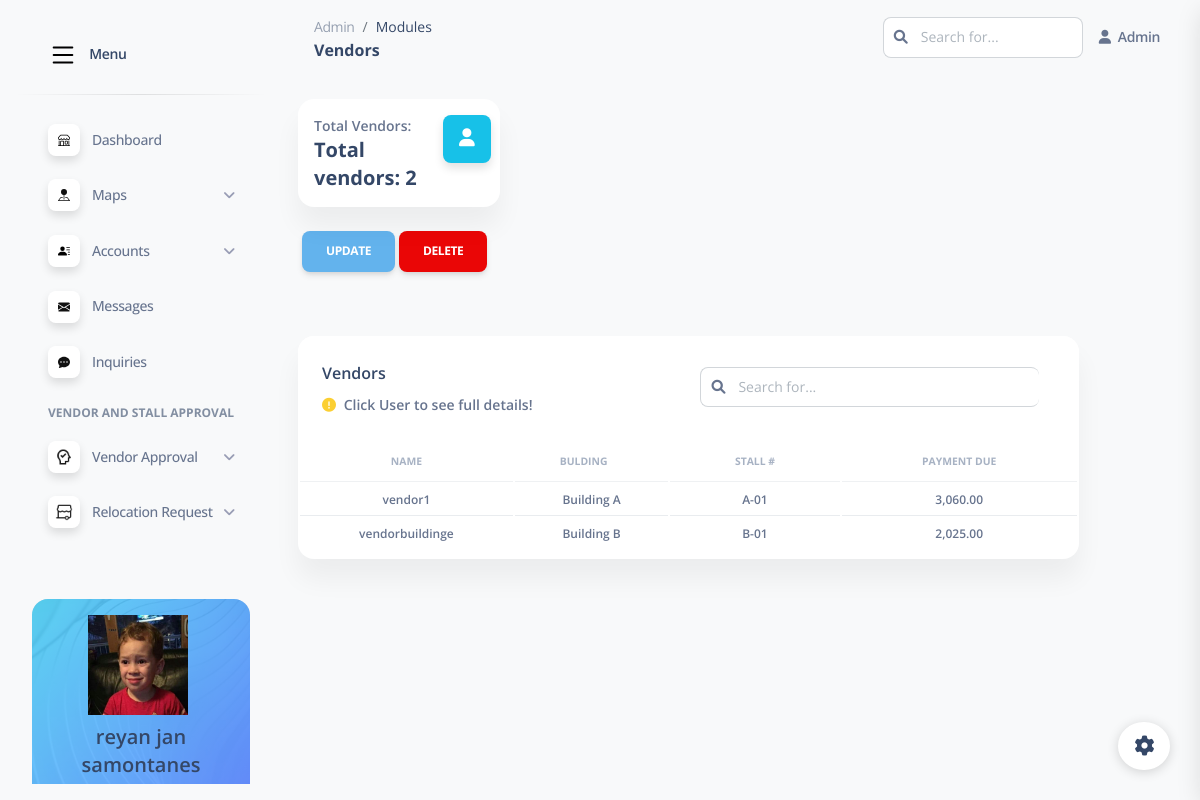
Page /AMvendor.php (signed in) on the committed database.
### tables this page shows
CREATE TABLE `users` (
  `id` int(11) NOT NULL,
  `username` varchar(50) NOT NULL,
  `password` varchar(50) NOT NULL,
  `first_name` varchar(255) NOT NULL,
  `middle_name` varchar(255) NOT NULL,
  `last_name` varchar(255) NOT NULL,
  `age` int(11) DEFAULT NULL,
  `address` varchar(255) DEFAULT NULL,
  `email_add` varchar(255) DEFAULT NULL,
  `contact_no` bigint(20) DEFAULT NULL,
  `user_type` enum('ADMIN','CASHIER','DOCUMENT_HANDLER','CUSTOMER_SERVICE') NOT NULL,
  `picture_profile` varchar(255) DEFAULT NULL
);

### AMvendor.php (the view, shortened to what this page needs)
<?php
$user_id = $_SESSION['id'];
include('database_config.php');
$conn = new mysqli($db_host, $db_user, $db_password, $db_name);
$sql = "SELECT * FROM users WHERE id = ?";
$stmt = $conn->prepare($sql);
$stmt->bind_param("i", $user_id);
$stmt->execute();
$result = $stmt->get_result();
$user = $result->fetch_assoc();
?>
<!DOCTYPE html>
<html lang="en">
<head>
  <link href="assets2/css/nucleo-icons.css" rel="stylesheet" />
  <link href="assets2/css/nucleo-svg.css" rel="stylesheet" />
  <link href="assets2/css/nucleo-svg.css" rel="stylesheet" />
  <link id="pagestyle" href="assets2/css/soft-ui-dashboard.css?v=1.0.7" rel="stylesheet" />
  <link rel="stylesheet" href="https://cdnjs.cloudflare.com/ajax/libs/font-awesome/6.0.0-beta3/css/all.min.css">
</head>
<body class="g-sidenav-show  bg-gray-100">
  <aside class="sidenav navbar navbar-vertical navbar-expand-xs border-0 border-radius-xl my-3 fixed-start ms-3 "
    id="sidenav-main">
    <div class="sidenav-header">
      <a class="navbar-brand m-0" href="#" target="_blank">
        <span class="ms-2 font-weight-bold">Menu</span>
      </a>
    </div>
    <hr class="horizontal dark mt-0">
    <div class="collapse navbar-collapse  w-auto " id="sidenav-collapse-main">
      <ul class="navbar-nav">
        <li class="nav-item">
          <a class="nav-link " href="Admin.php">
            <div
              class="icon icon-shape icon-sm shadow border-radius-md bg-white text-center me-2 d-flex align-items-center justify-content-center">
            </div>
            <span class="nav-link-text ms-1">Dashboard</span>
          </a>
        </li>
        <li class="nav-item">
          <a class="nav-link collapsed" href="#" data-bs-toggle="collapse" data-bs-target="#collapseMaps"
            aria-expanded="false" aria-controls="collapseMaps">
            <div
              class="icon icon-shape icon-sm shadow border-radius-md bg-white text-center me-2 d-flex align-items-center justify-content-center">
            </div>
            <span class="nav-link-text ms-1">Maps</span>
          </a>
        </li>
        <li class="nav-item">
          <a class="nav-link collapsed" href="#" data-bs-toggle="collapse" data-bs-target="#collapseAccounts"
            aria-expanded="false" aria-controls="collapseAccounts">
            <div
              class="icon icon-shape icon-sm shadow border-radius-md bg-white text-center me-2 d-flex align-items-center justify-content-center">
            </div>
            <span class="nav-link-text ms-1">Accounts</span>
          </a>
        </li>
        <li class="nav-item">
          <a class="nav-link " href="AMmessages.php">
            <div
              class="icon icon-shape icon-sm shadow border-radius-md bg-white text-center me-2 d-flex align-items-center justify-content-center">
            </div>
            <span class="nav-link-text ms-1">Messages</span>
          </a>
        </li>
        <li class="nav-item">
          <a class="nav-link " href="AMinquiries.php">
            <div
              class="icon icon-shape icon-sm shadow border-radius-md bg-white text-center me-2 d-flex align-items-center justify-content-center">
            </div>
            <span class="nav-link-text ms-1">Inquiries</span>
          </a>
        </li>
        <li class="nav-item mt-3">
          <h6 class="ps-4 ms-2 text-uppercase text-xs font-weight-bolder opacity-6">Vendor and Stall Approval</h6>
        </li>
        <li class="nav-item">
          <a class="nav-link collapsed" href="#" data-bs-toggle="collapse" data-bs-target="#collapseVendorApproval"
            aria-expanded="false" aria-controls="collapseVendorApproval">
            <div
              class="icon icon-shape icon-sm shadow border-radius-md bg-white text-center me-2 d-flex align-items-center justify-content-center">
              <img src="image/icons/icons8-approve-48.png" alt="approveicon" width="18px" height="18px">
            </div>
            <span class="nav-link-text ms-1">Vendor Approval</span>
          </a>
        </li>
        <li class="nav-item">
          <a class="nav-link collapsed" href="#" data-bs-toggle="collapse" data-bs-target="#collapseRelRequest"
            aria-expanded="false" aria-controls="collapseRelRequest">
            <div
              class="icon icon-shape icon-sm shadow border-radius-md bg-white text-center me-2 d-flex align-items-center justify-content-center">
              <img src="image/icons/icons8-kiosk-on-wheels-48.png" alt="relocationimg" width="18px" height="18px">
            </div>
            <span class="nav-link-text ms-1">Relocation Request</span>
          </a>
        </li>
      </ul>
    </div>
    <div class="sidenav-footer mx-3 mt-5">
      <div class="card card-background shadow-none card-background-mask-info" id="sidenavCard">
        <div class="card-body text-start p-3 w-100">
          <?php
          $profilePicture = !empty($user['picture_profile']) ? $user['picture_profile'] : 'image/profile.jpg';
          ?>
          <img src="<?php echo htmlspecialchars($profilePicture); ?>" class="img-fluid" alt="Admin Profile Picture"
            style="min-width: 20px; min-height: 20px; height: 100px; width: 100px; margin-left: 40px;">
          <h5 class="text-center mt-2">
            <?php echo htmlspecialchars($user['first_name']) . ' ' . htmlspecialchars($user['middle_name']) . ' ' . htmlspecialchars($user['last_name']); ?>
          </h5>
        </div>
      </div>
    </div>
  </aside>
  <main class="main-content position-relative max-height-vh-100 h-100 border-radius-lg ">
    <nav class="navbar navbar-main navbar-expand-lg px-0 mx-4 shadow-none border-radius-xl" id="navbarBlur"
      navbar-scroll="true">
      <div class="container-fluid py-1 px-3">
        <nav aria-label="breadcrumb">
          <ol class="breadcrumb bg-transparent mb-0 pb-0 pt-1 px-0 me-sm-6 me-5">
            <li class="breadcrumb-item text-sm"><a class="opacity-5 text-dark" href="javascript:;">Admin</a></li>
            <li class="breadcrumb-item text-sm text-dark active" aria-current="page">Modules</li>
          </ol>
          <h6 class="font-weight-bolder mb-0">Vendors</h6>
        </nav>
        <div class="collapse navbar-collapse mt-sm-0 mt-2 me-md-0 me-sm-4" id="navbar">
          <div class="ms-md-auto pe-md-3 d-flex align-items-center">
            <div class="input-group">
              <span class="input-group-text text-body"><i class="fas fa-search" aria-hidden="true"></i></span>
              <input type="text" class="form-control px-1" placeholder="Search for...">
            </div>
          </div>
          <ul class="navbar-nav  justify-content-end">
            <li class="nav-item d-flex align-items-center">
              <a href="javascript:;" class="nav-link text-body font-weight-bold px-0">
                <i class="fa fa-user me-sm-1"></i>
                <span class="d-sm-inline d-none">Admin</span>
              </a>
            </li>
          </ul>
        </div>
      </div>
    </nav>
    <div class="container-fluid py-4">
      <div class="row">
        <div class="col-xl-3 col-sm-6 mb-xl-0 mb-4">
          <div class="card">
            <div class="card-body p-3">
              <div class="row">
                <div class="col-8">
                  <div class="numbers">
                    <p class="text-sm mb-0 text-capitalize font-weight-bold">Total Vendors:</p>
                    <h5 class="font-weight-bolder mb-0">
                    <?php
  include('database_config.php');
  $conn = new mysqli($db_host, $db_user, $db_password, $db_name);
$countQuery = "SELECT COUNT(*) as vendor_count FROM vendors";
$countResult = $conn->query($countQuery);
if ($countResult) {
  $countRow = $countResult->fetch_assoc();
  $vendorCount = "Total vendors: " . $countRow['vendor_count'] . "<br>";
} else {
  $vendorCount = "Error: " . $conn->error;
}
echo $vendorCount;
  ?>
                    </h5>
                  </div>
                </div>
                <div class="col-4 text-end">
                  <div class="icon icon-shape bg-info shadow text-center border-radius-md">
                    <i class="fa fa-user text-lg opacity-10" aria-hidden="true"></i>
                  </div>
                </div>
              </div>
            </div>
          </div>
        </div>
      </div>
      <div class="row mt-4">
        <body>
<div class="header-buttons mb-4">
  <div class="d-flex justify-content-start">
    <button type="button" class="btn btn-primary mx-1" id="updateBtn">UPDATE</button>
    <button type="button" class="btn btn-danger" data-bs-toggle="modal" data-bs-target="#deleteModal" id="deleteBtn">DELETE</button>
  </div>
</div>
      <div class="row my-4">
        <div class="col-lg-11 col-md-6 mb-md-0 mb-4">
          <div class="card">
            <div class="card-header pb-0">
              <div class="row">
                <div class="col-lg-6 col-7">
                  <h6>Vendors</h6>
                  <p class="text-sm mb-0">
                    <i class="fa fa-exclamation-circle text-warning" aria-hidden="true"></i>
                    <span class="font-weight-bold ms-1">Click User to see full details!</span>
                  </p>
                </div>
                <div class="col-lg-6 col-5 my-auto text-end">
                  <div class="ms-md-auto pe-md-3 d-flex align-items-center">
                    <div class="input-group">
                      <span class="input-group-text text-body"><i class="fas fa-search" aria-hidden="true"></i></span>
                      <input type="text" class="form-control px-1" id="searchInput" placeholder="Search for...">
                    </div>
                  </div>
                </div>
              </div>
            </div>
            <div class="card-body px-0 pb-2">
              <div class="table-responsive max-height-400 overflow-auto">
                <table class="table align-items-center mb-0">
                  <thead>
                    <tr>
                      <th class="text-center text-uppercase text-secondary text-xxs font-weight-bolder opacity-7">Name</th>
                      <th class="text-center text-uppercase text-secondary text-xxs font-weight-bolder opacity-7 ps-2">Bulding</th>
                      <th class="text-center text-uppercase text-secondary text-xxs font-weight-bolder opacity-7">Stall
                        #</th>
                      <th class="text-center text-uppercase text-secondary text-xxs font-weight-bolder opacity-7">
                        Payment Due</th>
                    </tr>
                  </thead>
                  <tbody id="dataTableBody">
                    <?php
                    include("database_config.php");
                    $conn = new mysqli($db_host, $db_user, $db_password, $db_name);
                    $sql = "SELECT v.username AS username, a.monthly_rentals AS payment_due, a.stall_no AS stall_no, 'Building A' AS building FROM vendors v JOIN building_a a ON v.vendor_id = a.vendor_id
                    UNION ALL
                    SELECT v.username AS username, b.monthly_rentals AS payment_due, b.stall_no AS stall_no, 'Building B' AS building FROM vendors v JOIN building_b b ON v.vendor_id = b.vendor_id
                    UNION ALL
                    SELECT v.username AS username, c.monthly_rentals AS payment_due, c.stall_no AS stall_no, 'Building C' AS building FROM vendors v JOIN building_c c ON v.vendor_id = c.vendor_id
                    UNION ALL
                    SELECT v.username AS username, d.monthly_rentals AS payment_due, d.stall_no AS stall_no, 'Building D' AS building FROM vendors v JOIN building_d d ON v.vendor_id = d.vendor_id
                    UNION ALL
                    SELECT v.username AS username, e.monthly_rentals AS payment_due, e.stall_no AS stall_no, 'Building E' AS building FROM vendors v JOIN building_e e ON v.vendor_id = e.vendor_id
                    UNION ALL
                    SELECT v.username AS username, f.monthly_rentals AS payment_due, f.stall_no AS stall_no, 'Building F' AS building FROM vendors v JOIN building_f f ON v.vendor_id = f.vendor_id
                    UNION ALL
                    SELECT v.username AS username, g.monthly_rentals AS payment_due, g.stall_no AS stall_no, 'Building G' AS building FROM vendors v JOIN building_g g ON v.vendor_id = g.vendor_id
                    UNION ALL
                    SELECT v.username AS username, h.monthly_rentals AS payment_due, h.stall_no AS stall_no, 'Building H' AS building FROM vendors v JOIN building_h h ON v.vendor_id = h.vendor_id
                    UNION ALL
                    SELECT v.username AS username, i.monthly_rentals AS payment_due, i.stall_no AS stall_no, 'Building I' AS building FROM vendors v JOIN building_i i ON v.vendor_id = i.vendor_id
                    UNION ALL
                    SELECT v.username AS username, j.monthly_rentals AS payment_due, j.stall_no AS stall_no, 'Building J' AS building FROM vendors v JOIN building_j j ON v.vendor_id = j.vendor_id";
                    $resultV = $conn->query($sql);
                    if ($resultV->num_rows > 0) {
                      while ($rowV = $resultV->fetch_assoc()) {
                        ?>
                        <tr>
                          <td class='text-center text-xs font-weight-bold'><?php echo htmlspecialchars($rowV['username']); ?></td>
                          <td class='text-center text-xs font-weight-bold'><?php echo htmlspecialchars($rowV['building']); ?></td>
                          <td class='text-center text-xs font-weight-bold'><?php echo htmlspecialchars($rowV['stall_no']); ?>
                          </td>
                          <td class='text-center text-xs font-weight-bold'>
                            <?php echo htmlspecialchars($rowV['payment_due']); ?>
                          </td>
                        </tr>
                        <?php
                      }
                    } else {
                      ?>
                      <tr>
                        <td colspan='5' class='text-center'>No results found.</td>
                      </tr>
                      <?php
                    }
                    ?>
                  </tbody>
                </table>
              </div>
            </div>
          </div>
        </div>
      </div>
    </div>
  </main>
  <div class="fixed-plugin">
    <a class="fixed-plugin-button text-dark position-fixed px-3 py-2" href="#">
      <i class="fas fa-cog"></i> </a>
  </div>
</body>
</html>

### assets2/css/nucleo-svg.css (style rules this page uses)
.icon { display: inline-block; color: #111111; height: 1em; width: 1em; }
.icon-sm { height: 0.8em; width: 0.8em; }
.icon { fill: currentColor; stroke: none; }

### rows in the picture
users: picture_profile (picture), first_name "reyan", middle_name "jan", last_name "samontanes"

### other values in the picture
$countRow['vendor_count'] "2"
$rowV['username'] "vendor1"
$rowV['building'] "Building A"
$rowV['stall_no'] "A-01"
$rowV['payment_due'] "3,060.00"
$rowV['username'] "vendorbuildinge"
$rowV['building'] "Building B"
$rowV['stall_no'] "B-01"
$rowV['payment_due'] "2,025.00"
